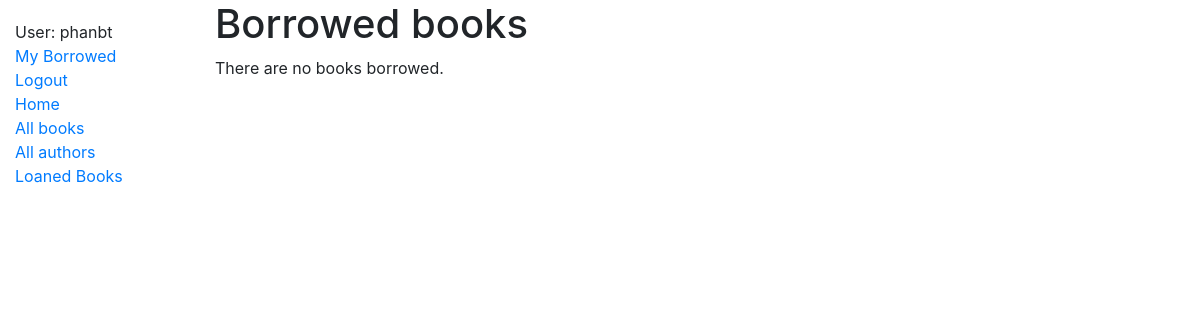
Before: /catalog/mybooks/ (signed in) with the older database file.
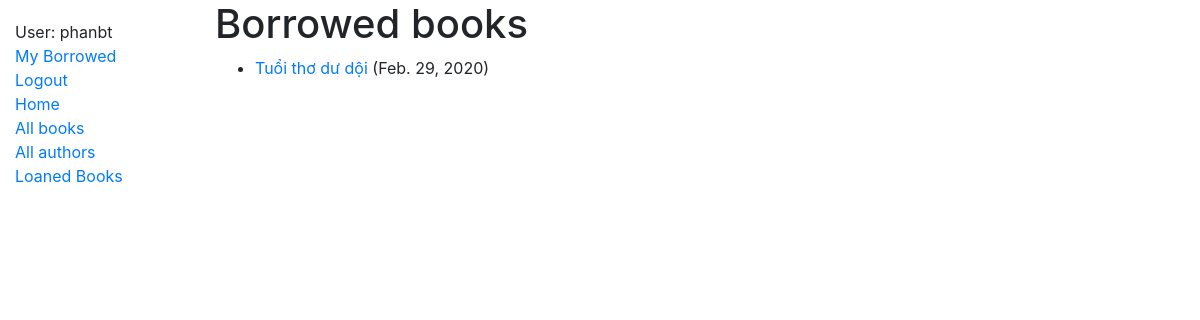
After: the same page with the newer database file.
### BookInstance/models.py (models this page shows, shortened)
class BookInstance(models.Model):
  LOAN_STATUS = (
    ('m', 'Maintenance'),
    ('o', 'On loan'),
    ('a', 'Available'),
    ('r', 'Reserved'),
  )
  id = models.UUIDField(primary_key=True, default=uuid.uuid4)
  imprint = models.CharField(max_length=200)
  due_back = models.DateField(null=True, blank=True)
  status = models.CharField(
            max_length=1,
            choices=LOAN_STATUS,
            blank=True,
            default='m',
            help_text='Book availability',
          )
  book = models.ForeignKey(Book, on_delete=models.SET_NULL, null=True)
  borrower = models.ForeignKey(User, on_delete=models.SET_NULL, null=True, blank=True)
  class Meta:
    ordering = ['due_back']
    permissions = (("can_mark_returned", "Set book as returned"),)
  @property
  def is_overdue(self):
    if self.due_back and date.today() > self.due_back:
      return True
    return False

### Book/models.py (models this page shows, shortened)
class Book(models.Model):
  title = models.CharField(max_length=200)
  summary =models.TextField(max_length=1000, help_text="Enter description of the book")
  isbn = models.CharField("ISBN", max_length=13,
    help_text='13 Character <a href="https://www.isbn-international.org/content/what-isbn">ISBN number</a>')
  genre = models.ManyToManyField(Genre, help_text='Select a genre for this book')
  author = models.ForeignKey(Author, on_delete=models.SET_NULL, null=True)
  language = models.ForeignKey(Language, on_delete=models.SET_NULL, null=True)
  class Meta:
    db_table = "books"
  def display_genre(self):
    return ', '.join(genre.name for genre in self.genre.all()[:3])
  display_genre.short_description = 'Genre'

### catalog/views.py (the view)
# urls.py: path('mybooks/', views.LoanedBooksByUserListView.as_view(), name='my-borrowed'),
class LoanedBooksByUserListView(LoginRequiredMixin,generic.ListView):
  model = BookInstance
  template_name ='catalog/bookinstance_list_borrowed_user.html'
  paginate_by = 10
  def get_queryset(self):
    return BookInstance.objects.filter(borrower=self.request.user).filter(status__exact='o').order_by('due_back')

### catalog/templates/catalog/bookinstance_list_borrowed_user.html
{% extends "base_generic.html" %}
{% block content %}
    <h1>Borrowed books</h1>
    {% if bookinstance_list %}
    <ul>
      {% for bookinst in bookinstance_list %}
      <li class="{% if bookinst.is_overdue %}text-danger{% endif %}">
        <a href="{% url 'book-detail' bookinst.book.pk %}">{{bookinst.book.title}}</a> ({{ bookinst.due_back }})
      </li>
      {% endfor %}
    </ul>
    {% else %}
      <p>There are no books borrowed.</p>
    {% endif %}
{% endblock %}

Changed rows visible on the page:
now on this page (row edited): BookInstance: book "Tuổi thơ dư dội", due_back "Feb. 29, 2020"
Other visible differences:
text no longer shown: "There are no books borrowed."
